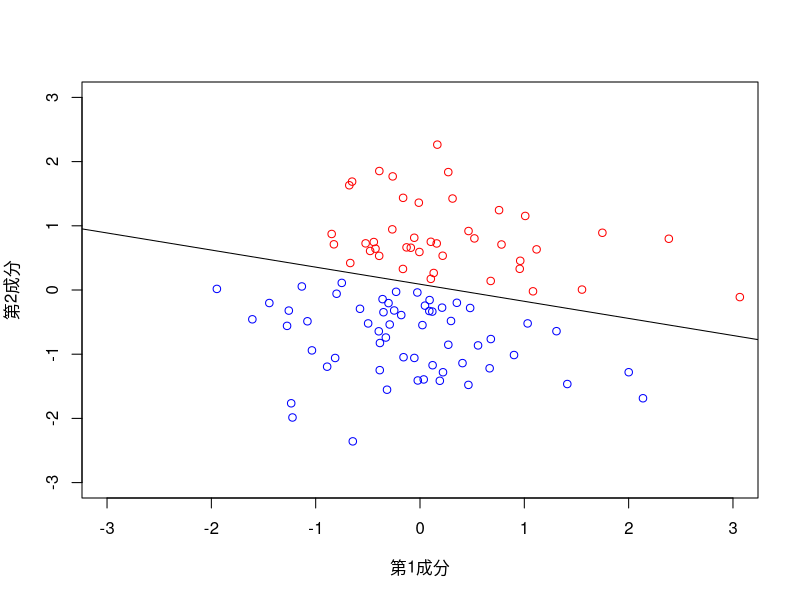

Recreate this plot in R.
# Load library
library(quadprog)

# Clear environment
rm(list = ls())

# Setting Japanese font (for MacOSX)
# par(family= "HiraKakuProN-W3")

# Chapter8 e.g.73
# サポートベクトルマシン
# X: 説明変数行列
# y: 応答変数ベクトル
# C: サポートベクトルマシンの主問題で定義されるコストC(>0)
svm_1 <- function(X, y, C) {
  eps <- 0.0001 # 「十分小さな値」として用いる定数
  n <- nrow(X)
  meq <- 1 # 制約式Amat %*% alpha >= bvec のうち、最初のmeq個の式は等式とする。
  Dmat <- matrix(nrow = n, ncol = n) # quadprogで計算する際に定義されるDmat
  for (i in 1:n) {
    for (j in 1:n) {
      Dmat[i, j] <- sum(X[i, ] * X[j, ]) * y[i] * y[j] # Dmatの定義式に則って計算
    }
  }
  Dmat <- Dmat + eps * diag(n) # 対角成分に小さな値を加えて、正則にする。
  dvec <- rep(1, n) # quadprogで計算する際に定義されるdvec
  Amat <- matrix(nrow = 2 * n + 1, ncol = n) # quadprogで計算する際に定義されるAmat
  Amat[1, ] <- y # Amatの定義式に則って代入。
  Amat[2:(n + 1), 1:n] <- -diag(n) # Amatの定義式にそって値を代入。
  Amat[(n + 2):(2 * n + 1), 1:n] <- diag(n) # Amatの定義式にそって値を代入。
  Amat <- t(Amat) # このパッケージでは、Amatは転置にしたものを指定する。
  bvec <- c(0, rep(-C, n), rep(0, n)) # quadprogで計算する際に定義されるbvec
  alpha <- solve.QP(Dmat = Dmat, dvec = dvec, 
                    Amat = Amat, bvec = bvec, meq = 1)$solution # quadprogの関数solve.QP()でalphaを計算。
  beta <- drop((alpha * y) %*% X) # alphaからbetaを計算。
  index <- (1:n)[eps < alpha & alpha < C - eps] # 0 < alpha_{i} < Cなるalpha_{i}の添字集合を求める。数値計算誤差を考慮してepsによる閾値を設定している。
  beta_0 <- mean(y[index] - X[index, ] %*% beta) # beta_0を計算。
  return(list(beta = beta, beta_0 = beta_0))
}

# 実際にサポートベクトルマシン処理を実行する。
a <- rnorm(1)
b <- rnorm(1)
n <- 100
X <- matrix(rnorm(n * 2), ncol = 2, nrow = n) # 説明変数行列の作成
y <- sign(a * X[, 1] + b * X[, 2] + 0.1 * rnorm(n)) # 応答変数ベクトルの作成。値は-1か1を取る。
plot(-3:3, -3:3,
     xlab = "第1成分", ylab = "第2成分",
     type = "n")
for (i in 1:n) {
  if (y[i] == -1) {
    points(X[i, 1], X[i, 2], col = "red") # 応答変数値が-1なら点の色を赤とする。
  } else {
    points(X[i, 1], X[i, 2], col = "blue") # 応答変数値が1なら点の色を青とする。
  }
}
qq <- svm_1(X, y, 10) # サポートベクトルマシン処理を実行。
abline(-qq$beta_0 / qq$beta[2], -qq$beta[1] / qq$beta[2]) # サポートベクトルマシンで得られた境界線を描画。
